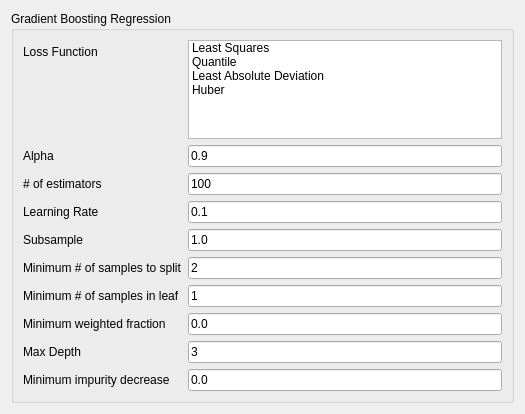
<?xml version="1.0" encoding="UTF-8"?>
<ui version="4.0">
 <class>Form</class>
 <widget class="QWidget" name="Form">
  <property name="geometry">
   <rect>
    <x>0</x>
    <y>0</y>
    <width>525</width>
    <height>414</height>
   </rect>
  </property>
  <property name="sizePolicy">
   <sizepolicy hsizetype="Ignored" vsizetype="Ignored">
    <horstretch>0</horstretch>
    <verstretch>0</verstretch>
   </sizepolicy>
  </property>
  <property name="windowTitle">
   <string>Form</string>
  </property>
  <layout class="QVBoxLayout" name="verticalLayout">
   <item>
    <widget class="QGroupBox" name="formGroupBox">
     <property name="title">
      <string>Gradient Boosting Regression</string>
     </property>
     <layout class="QFormLayout" name="formLayout">
      <property name="fieldGrowthPolicy">
       <enum>QFormLayout::AllNonFixedFieldsGrow</enum>
      </property>
      <item row="1" column="0">
       <widget class="QLabel" name="lossLabel">
        <property name="text">
         <string>Loss Function</string>
        </property>
       </widget>
      </item>
      <item row="3" column="0">
       <widget class="QLabel" name="alphaLabel">
        <property name="text">
         <string>Alpha</string>
        </property>
       </widget>
      </item>
      <item row="4" column="0">
       <widget class="QLabel" name="numEstLabel">
        <property name="text">
         <string># of estimators</string>
        </property>
       </widget>
      </item>
      <item row="5" column="0">
       <widget class="QLabel" name="learningLabel">
        <property name="text">
         <string>Learning Rate</string>
        </property>
       </widget>
      </item>
      <item row="7" column="0">
       <widget class="QLabel" name="subsampleLabel">
        <property name="text">
         <string>Subsample</string>
        </property>
       </widget>
      </item>
      <item row="8" column="0">
       <widget class="QLabel" name="min_n_splitLabel">
        <property name="text">
         <string>Minimum # of samples to split</string>
        </property>
       </widget>
      </item>
      <item row="9" column="0">
       <widget class="QLabel" name="min_n_leafLabel">
        <property name="text">
         <string>Minimum # of samples in leaf</string>
        </property>
       </widget>
      </item>
      <item row="10" column="0">
       <widget class="QLabel" name="min_fractionLabel">
        <property name="text">
         <string>Minimum weighted fraction</string>
        </property>
       </widget>
      </item>
      <item row="11" column="0">
       <widget class="QLabel" name="max_depthLabel">
        <property name="text">
         <string>Max Depth</string>
        </property>
       </widget>
      </item>
      <item row="12" column="0">
       <widget class="QLabel" name="min_imp_decLabel">
        <property name="text">
         <string>Minimum impurity decrease</string>
        </property>
       </widget>
      </item>
      <item row="3" column="1">
       <widget class="QLineEdit" name="AlphalineEdit">
        <property name="text">
         <string>0.9</string>
        </property>
       </widget>
      </item>
      <item row="4" column="1">
       <widget class="QLineEdit" name="numEstlineEdit">
        <property name="text">
         <string>100</string>
        </property>
       </widget>
      </item>
      <item row="5" column="1">
       <widget class="QLineEdit" name="learninglineEdit">
        <property name="text">
         <string>0.1</string>
        </property>
       </widget>
      </item>
      <item row="7" column="1">
       <widget class="QLineEdit" name="subsamplelineEdit">
        <property name="text">
         <string>1.0</string>
        </property>
       </widget>
      </item>
      <item row="8" column="1">
       <widget class="QLineEdit" name="min_n_splitlineEdit">
        <property name="text">
         <string>2</string>
        </property>
       </widget>
      </item>
      <item row="9" column="1">
       <widget class="QLineEdit" name="min_n_leaflineEdit">
        <property name="text">
         <string>1</string>
        </property>
       </widget>
      </item>
      <item row="10" column="1">
       <widget class="QLineEdit" name="min_fractionlineEdit">
        <property name="text">
         <string>0.0</string>
        </property>
       </widget>
      </item>
      <item row="11" column="1">
       <widget class="QLineEdit" name="maxdepthlineEdit">
        <property name="text">
         <string>3</string>
        </property>
       </widget>
      </item>
      <item row="12" column="1">
       <widget class="QLineEdit" name="min_impuritylineEdit">
        <property name="text">
         <string>0.0</string>
        </property>
       </widget>
      </item>
      <item row="1" column="1">
       <widget class="QListWidget" name="lossfunclistWidget">
        <property name="selectionMode">
         <enum>QAbstractItemView::MultiSelection</enum>
        </property>
        <item>
         <property name="text">
          <string>Least Squares</string>
         </property>
        </item>
        <item>
         <property name="text">
          <string>Quantile</string>
         </property>
        </item>
        <item>
         <property name="text">
          <string>Least Absolute Deviation</string>
         </property>
        </item>
        <item>
         <property name="text">
          <string>Huber</string>
         </property>
        </item>
       </widget>
      </item>
     </layout>
    </widget>
   </item>
  </layout>
 </widget>
 <resources/>
 <connections/>
</ui>
